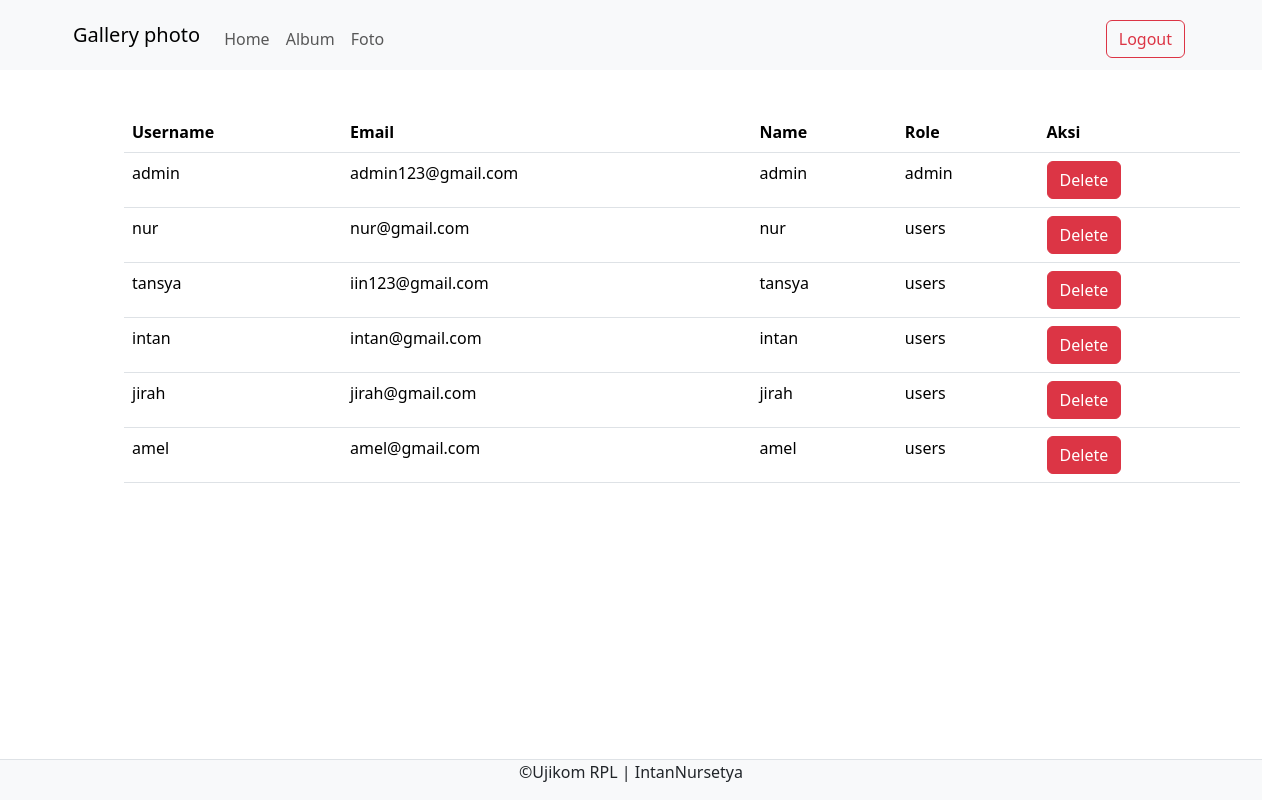
Page /users/user.php (signed in) on the committed database.
### tables this page shows
CREATE TABLE `users` (
  `user_id` int(11) NOT NULL,
  `name` varchar(50) NOT NULL,
  `username` varchar(50) NOT NULL,
  `password` varchar(255) NOT NULL,
  `email` varchar(100) NOT NULL,
  `role` varchar(50) NOT NULL,
  `created_at` timestamp NOT NULL DEFAULT current_timestamp() ON UPDATE current_timestamp()
);

### users/user.php (the view, shortened to what this page needs)
<?php
include '../config/koneksi.php';
$query = "SELECT * FROM users";
$result = mysqli_query($koneksi, $query);
?>
<!DOCTYPE html>
<html lang="en">
<head>
    <link rel="stylesheet" type="text/css" href="../assets/css/bootstrap.min.css">
</head>
<body>
<nav class="navbar navbar-expand-lg bg-body-tertiary fixed-top">
    <div class="container">
        <a class="navbar-brand" href="index.php">Gallery photo</a>
        <div class="collapse navbar-collapse mt-2" id="navbarNavAltMarkup">
            <div class="navbar-nav me-auto">
                <a href="home.php" class="nav-link">Home</a>
                <a href="album.php" class="nav-link">Album</a>
                <a href="foto.php" class="nav-link">Foto</a>
            </div>
            <a href="../config/aksi_logout.php" class="btn btn-outline-danger m-1"> Logout </a>
        </div>
    </div>
</nav>
<div class="container" style="margin:7em">
    <div class="row">
        <div class="col-md-12">
            <table class="table">
                <thead>
                <tr>
                    <th scope="col">Username</th>
                    <th scope="col">Email</th>
                    <th scope="col">Name</th>
                    <th scope="col">Role</th>
                    <th scope="col">Aksi</th>
                </tr>
                </thead>
                <tbody>
                <?php
                while ($data = mysqli_fetch_assoc($result)):
                    ?>
                    <tr>
                        <td><?= $data['username'] ?></td>
                        <td><?= $data['email'] ?></td>
                        <td><?= $data['name'] ?></td>
                        <td><?= $data['role'] ?></td>
                        <td>
                            <button type="button" class="btn btn-danger" data-bs-toggle="modal"
                                    data-bs-target="#Hapus<?= $data['user_id'] ?>">Delete
                            </button>
                        </td>
                    </tr>
                <?php endwhile ?>
                </tbody>
            </table>
        </div>
    </div>
</div>
<footer class="d-flex justify-content-center border-top mt-3 bg-light fixed-bottom">
    <p>&copy;Ujikom RPL | IntanNursetya </p>
</footer>
</body>
</html>

### rows in the picture
users: username "admin", email "admin123@gmail.com", name "admin", role "admin"
users: username "nur", email "nur@gmail.com", name "nur", role "users"
users: username "tansya", email "iin123@gmail.com", name "tansya", role "users"
users: username "intan", email "intan@gmail.com", name "intan", role "users"
users: username "jirah", email "jirah@gmail.com", name "jirah", role "users"
users: username "amel", email "amel@gmail.com", name "amel", role "users"
